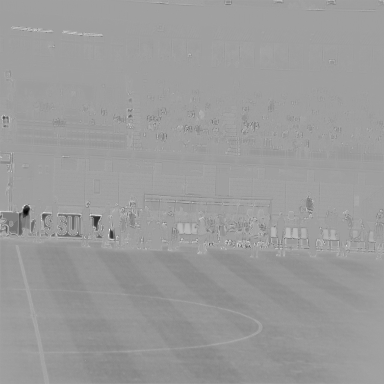
#> input picture Enhancement/images/QP_MSA_V_illu_head0.png, 384 x 384 px, found by its file name; its folder holds only this picture in this run
$ python images_divide.py
#> lines starting #> are read from the running program, lines starting #| are printed output that depends on the picture
import os
from PIL import Image
import argparse


def split_image(image_path, output_dir, rows=4, cols=4):
    """
    将单张图像分割为rows×cols块并保存（默认4x4）
    :param image_path: 输入图像路径
    :param output_dir: 输出目录
    :param rows: 纵向分割行数（竖为4）
    :param cols: 横向分割列数（横为4）
    """
#> called with rows = 4, cols = 4
    try:
        img = Image.open(image_path)
#> img is the input picture: PIL image 384x384 L; min 0, max 254, mean 155.2
        width, height = img.size
#> width = 384; height = 384

        # 检查尺寸是否符合分割要求
        if width % cols != 0 or height % rows != 0:
            raise ValueError(f"图像尺寸必须能被{cols}（宽）和{rows}（高）整除，当前尺寸：{width}x{height}")

        block_width = width // cols
#> block_width = 96
        block_height = height // rows
#> block_height = 96

        # 创建图像专属输出文件夹
        img_filename = os.path.splitext(os.path.basename(image_path))[0]
        img_output_dir = os.path.join(output_dir, img_filename)
        os.makedirs(img_output_dir, exist_ok=True)

        for row in range(rows):
            for col in range(cols):
                x1 = col * block_width
                y1 = row * block_height
                x2 = x1 + block_width
                y2 = y1 + block_height

                block = img.crop((x1, y1, x2, y2))
                block_filename = f"block_row{row+1:02d}_col{col+1:02d}.jpg"  # 命名格式：块_行_列.jpg
                block.save(os.path.join(img_output_dir, block_filename))
#> this loop made 4 passes
#> pass 1, in split_image, `block.save(os.path.join(img_output_dir, block_filename))`:
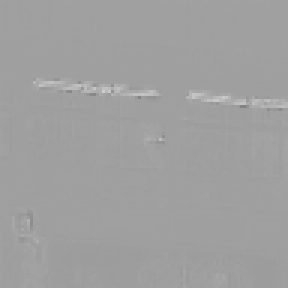
#> saved as block_row01_col01.jpg: PIL image 96x96 L (shown 3 times larger); min 130, max 206, mean 159.6

        print(f"成功分割 {image_path} 为{rows*cols}块，保存于 {img_output_dir}")
#| 成功分割 /hy-tmp/QuadPriorformer_0/QuadpriorFormer/Enhancement/images/QP_MSA_V_illu_head0.png 为16块，保存于 /hy-tmp/QuadPriorformer_0/QuadpriorFormer/Enhancement/divide_result/QP_MSA_V_illu_head0

    except Exception as e:
        print(f"处理 {image_path} 时出错：{str(e)}")


def main():
    parser = argparse.ArgumentParser(description="图像4x4均匀分割工具")
    parser.add_argument("--input_dir", default="/hy-tmp/QuadPriorformer_0/QuadpriorFormer/Enhancement/images", help="输入图像文件夹路径")
    parser.add_argument("--output_dir", default="/hy-tmp/QuadPriorformer_0/QuadpriorFormer/Enhancement/divide_result", help="输出结果文件夹路径")
    parser.add_argument("-r", "--rows", type=int, default=4, help="纵向分割块数（默认4）")
    parser.add_argument("-c", "--cols", type=int, default=4, help="横向分割块数（默认4）")

    args = parser.parse_args()

    # 检查输入目录是否存在
    if not os.path.isdir(args.input_dir):
        raise NotADirectoryError(f"输入目录不存在：{args.input_dir}")

    # 创建输出目录
    os.makedirs(args.output_dir, exist_ok=True)

    # 支持的图像扩展名
    img_extensions = ('.jpg', '.jpeg', '.png', '.bmp', '.gif')

    for filename in os.listdir(args.input_dir):
        file_path = os.path.join(args.input_dir, filename)
        if os.path.isfile(file_path) and filename.lower().endswith(img_extensions):
            split_image(file_path, args.output_dir, args.rows, args.cols)


if __name__ == "__main__":
    main()
